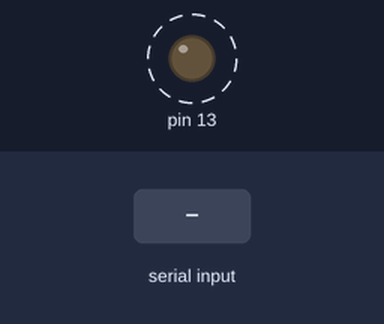
This sketch was run on a simulated Arduino Uno, built with avr-gcc and run on an emulated ATmega328P. On the bench: output pins drawn as LEDs (lit = HIGH). Dashed ring = blinking. Inputs (shaded band) come from the test bench. What the sketch prints to the serial monitor is not drawn.

Above: at 1.2 s.
1.3 s: "90,45\n" received over Serial
4.3 s: "5\n" received over Serial
Timing chart, 0 to 13.3 s (numbered marks = the images above; inputs shaded):
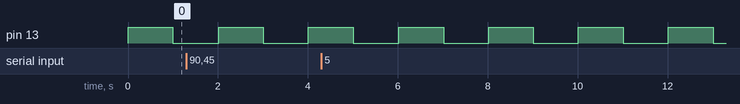

The sketch:

sketch_com_port_input_output.ino
```cpp
void setup() {
 pinMode(13,1);
 Serial.begin(9600);
}

void loop() {
  Serial.println("system_out ++");

  // Check for incoming data
  while (Serial.available() > 0) {
    char buffer[10]; // Buffer of storage for characters
    int index = 0;

    // Read available characters
    while (Serial.available() > 0 && index < 9) {
      char incomingByte = Serial.read();
      buffer[index++] = incomingByte;
      delay(2);
    }
    buffer[index] = '\0'; // null terminator for the string

    Serial.print("received: ");
    Serial.println(buffer);

    // convert string to number
    int number = atoi(buffer);
    Serial.print("as integer: ");
    Serial.println(number);
  }

  digitalWrite(13,1);
  delay(1000);
  digitalWrite(13,0);
  delay(1000);
}
```

Measured:
- by itself, pin 13: alternates HIGH for 1.0 s and LOW for 1.0 s
